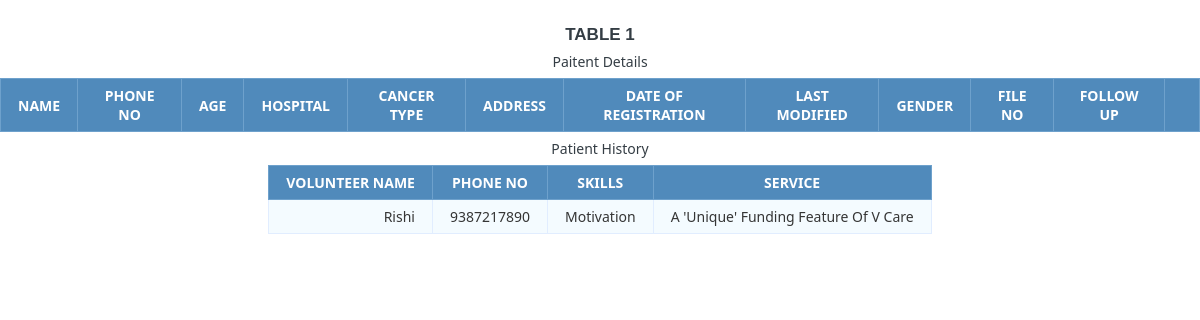
The app's page /patient_detail.php with its own data.
### tables this page shows
CREATE TABLE `volunteer` (
  `id` int(11) NOT NULL,
  `volunteer_name` varchar(20) DEFAULT NULL,
  `skills` varchar(100) DEFAULT NULL,
  `address` varchar(100) NOT NULL,
  `phone_no` varchar(10) NOT NULL,
  `role_id` int(11) NOT NULL,
  `password` varchar(100) NOT NULL,
  `email_id` varchar(100) NOT NULL
);

CREATE TABLE `sub_program` (
  `id` int(11) NOT NULL,
  `name` varchar(100) NOT NULL,
  `main_program_id` int(11) NOT NULL
);

### patient_detail.php (the view, shortened to what this page needs)
<html>
<head>
</head>
<body>
<h1>Table 1</h1>
<table class="data-table">
    <caption class="title">Paitent Details</caption>
    <thead>
    <tr>
        <th>Name</th>
        <th>Phone No</th>
        <th>Age</th>
        <th>Hospital</th>
        <th>Cancer Type</th>
        <th>address</th>
        <th>Date of Registration</th>
        <th>Last Modified</th>
        <th>Gender</th>
        <th>File No</th>
        <th>Follow Up</th>
        <th></th>
    </tr>
    </thead>
    <?php
    include_once('connection.php');
    $patient_id=session_id();
    if($stmt = $connection->prepare("SELECT * FROM patient WHERE id = ?")) {
        $stmt->bind_param("s", $patient_id);
        $stmt->execute();
        $stmt->bind_result($id, $name, $hospital, $age, $type_of_cancer, $address, $date_of_reg, $last_modified, $gender, $file_no, $phone_no, $follow_up, $password);
    }
    ?>
</table>
<table class="data-table">
    <caption class="title">Patient History</caption>
    <thead>
    <tr>
    <th>Volunteer Name</th>
    <th>Phone No</th>
    <th>Skills</th>
        <th>Service</th>
    </tr>
    </thead>
    <tbody>
<?php
$patient_id=1;
if($stmt = $connection->prepare("SELECT volunteer_id,sub_program_id FROM patient_volunteer_relation WHERE patient_id = ?")) {
    $stmt->bind_param("i", $patient_id);
    $stmt->execute();
    $stmt->store_result();
    $stmt->bind_result($volunteer_id,$sub_program_id);
    while ($stmt->fetch()) {
        if($stmt1 = $connection->prepare("SELECT volunteer_name,phone_no,skills FROM volunteer WHERE id = ?")){
            $stmt1->bind_param("i", $volunteer_id);
            $stmt1->execute();
            $stmt1->bind_result($name, $phone_no, $skills);
            while($stmt1->fetch()){
                echo "<tr><td>";
                echo "$name</td><td>";
                echo "$phone_no</td><td>";
                echo "$skills</td><td>";
            }
        }
        if($stmt1 = $connection->prepare("SELECT name FROM sub_program WHERE id = ?")){
            $stmt1->bind_param("i", $sub_program_id);
            $stmt1->execute();
            $stmt1->bind_result($name);
            while($stmt1->fetch()){
                echo "$name</td></tr>";
            }
        }
    }$stmt->close();
}
    ?>
    </tbody>
</table>
</body>
</html>

### patient_detail.php (style rules this page uses)
body { font-size: 15px; color: #343d44; font-family: "segoe-ui", "open-sans", tahoma, arial; padding: 0; margin: 0; }
table { margin: auto; font-family: "Lucida Sans Unicode", "Lucida Grande", "Segoe Ui"; font-size: 12px; }
h1 { margin: 25px auto 0; text-align: center; text-transform: uppercase; font-size: 17px; }
table td { transition: all .5s; }
.data-table { border-collapse: collapse; font-size: 14px; min-width: 537px; }
.data-table th, .data-table td { border: 1px solid #e1edff; padding: 7px 17px; }
.data-table caption { margin: 7px; }
.data-table thead th { background-color: #508abb; color: #FFFFFF; border-color: #6ea1cc !important; text-transform: uppercase; }
.data-table tbody td { color: #353535; }
.data-table tbody td:first-child, .data-table tbody td:nth-child(4), .data-table tbody td:last-child { text-align: right; }
.data-table tbody tr:nth-child(odd) td { background-color: #f4fbff; }

### records on screen
volunteer: volunteer_name "Rishi", phone_no "9387217890", skills "Motivation"
sub_program: name "A 'Unique' Funding Feature Of V Care"
